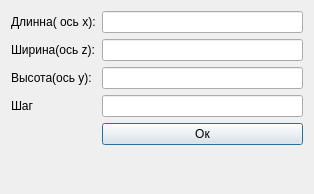
<?xml version="1.0" encoding="UTF-8"?>
<ui version="4.0">
 <class>RoomParametersInputForm</class>
 <widget class="QDialog" name="RoomParametersInputForm">
  <property name="geometry">
   <rect>
    <x>0</x>
    <y>0</y>
    <width>314</width>
    <height>194</height>
   </rect>
  </property>
  <property name="windowTitle">
   <string>Введите параметры комнаты</string>
  </property>
  <layout class="QVBoxLayout" name="verticalLayout">
   <item>
    <layout class="QFormLayout" name="formLayout">
     <item row="0" column="0">
      <widget class="QLabel" name="lengthLabel">
       <property name="text">
        <string>Длинна( ось х):</string>
       </property>
      </widget>
     </item>
     <item row="0" column="1">
      <widget class="QLineEdit" name="lengthInput"/>
     </item>
     <item row="1" column="0">
      <widget class="QLabel" name="widthLabel">
       <property name="text">
        <string>Ширина(ось z):</string>
       </property>
      </widget>
     </item>
     <item row="1" column="1">
      <widget class="QLineEdit" name="widthInput"/>
     </item>
     <item row="2" column="0">
      <widget class="QLabel" name="heightLabel">
       <property name="text">
        <string>Высота(ось y):</string>
       </property>
      </widget>
     </item>
     <item row="2" column="1">
      <widget class="QLineEdit" name="heightInput"/>
     </item>
     <item row="4" column="1">
      <widget class="QPushButton" name="OKBtn">
       <property name="text">
        <string>Ок</string>
       </property>
      </widget>
     </item>
     <item row="3" column="1">
      <widget class="QLineEdit" name="stepInput"/>
     </item>
     <item row="3" column="0">
      <widget class="QLabel" name="stepLabel">
       <property name="text">
        <string>Шаг</string>
       </property>
      </widget>
     </item>
    </layout>
   </item>
  </layout>
 </widget>
 <resources/>
 <connections/>
</ui>
